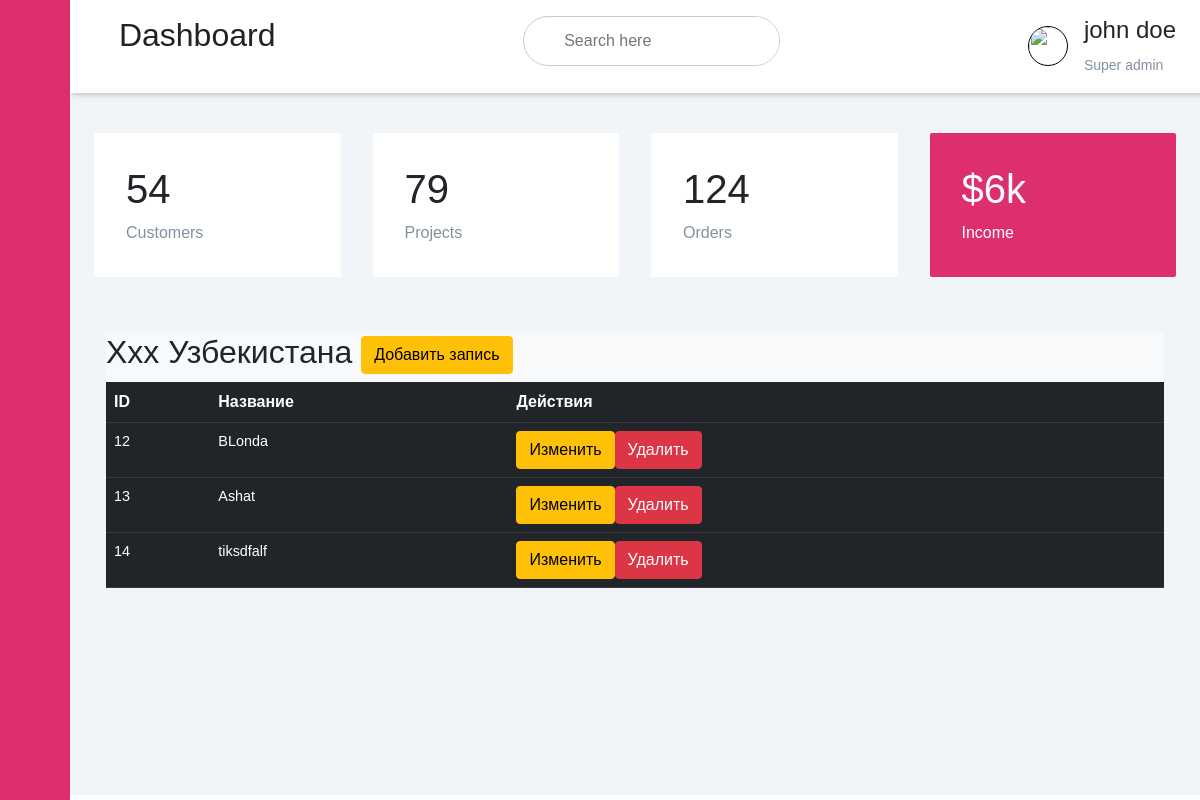
The page /edit/categories/2 on the database as committed earlier.
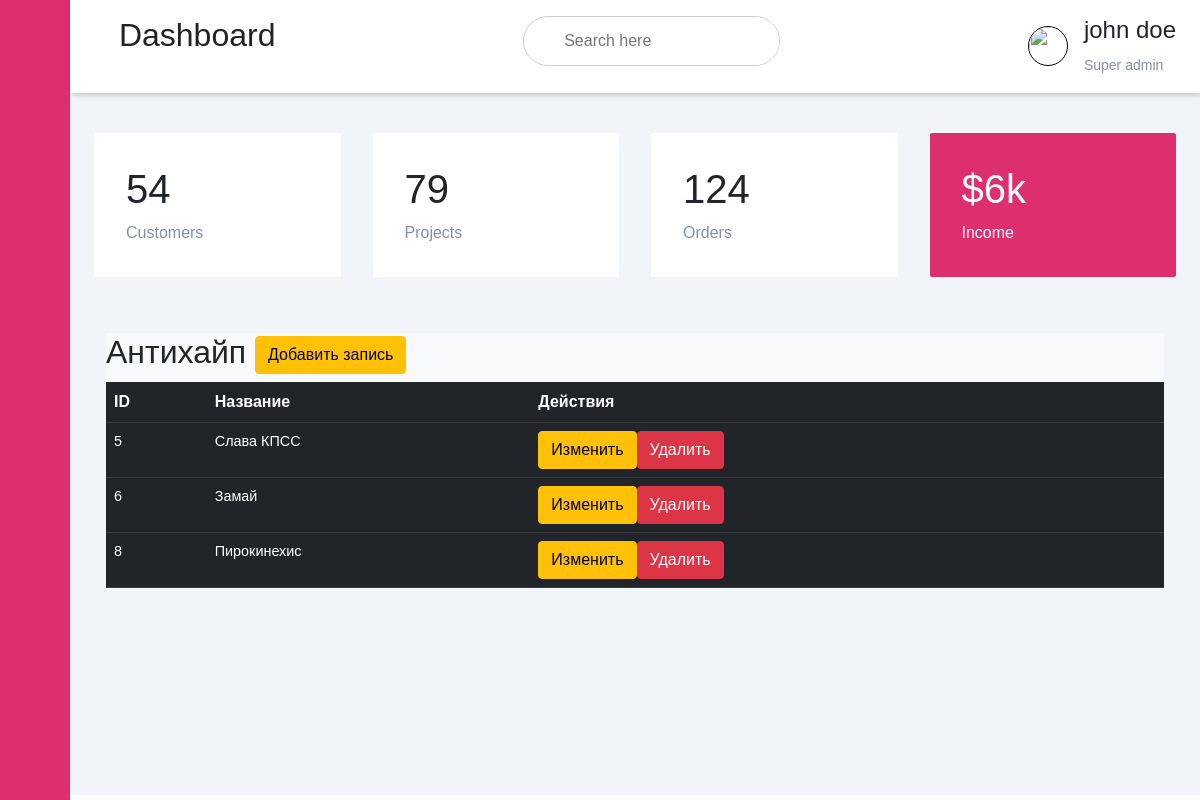
The same page on the database as committed later.
### app/models.py (models this page shows)
class Category(db.Model):  #
    __tablename__ = 'categories'
    id = Column(Integer(), primary_key=True)
    name = Column(String(250), nullable=False, unique=True)

class Record(db.Model):
    __tablename__ = 'records'
    id = Column(Integer(), primary_key=True)
    name = Column(String(250), nullable=False, unique=True)
    photo = Column(BLOB)
    text = Column(TEXT)
    category_id = Column(Integer(), db.ForeignKey('categories.id'))

### app/editor_bp/routes/category_routes.py (the view)
@blueprint.route('/categories/<id>', methods=['GET', 'POST'])
def category(id):
    records = Record.query.filter_by(category_id=id).all()
    category_name = Category.query.filter_by(id=id).first().name
    return render_template('editor_bp/category.html', records=records, category_name=category_name)

### app/editor_bp/templates/editor_bp/category.html (shortened to what this page needs)
{% extends 'base_edit_template.html' %}
{% block head %}
<link rel="stylesheet" href="{{url_for('admin.static', filename = 'css/bootstrap.min.css')}}">
{% endblock %}
{%block sidebar_menu%}
<div class="sidebar">
    <div class="sidebar-brand">
        <h2> <span>Админ панель</span></h2>
    </div>
    <div class="sidebar-menu">
        <ul>
            <li>
                <a href="{{url_for('editor.add_record')}}"><span class="las la-igloo"></span><span>Записи</span></a>
            </li>
            <li>
                <a href="{{url_for('editor.show_categories')}}"><span class="las la-users"></span><span>Категории</span></a>
            </li>
            <li>
                <a href=""><span class="las la-clipboard-list"></span><span>Меню</span></a>
            </li>
            <li>
                <a href=""><span class="las la-shopping-bag"></span><span>Быстрый доступ</span></a>
            </li>
            <li>
                <a href=""><span class="las la-receipt"></span><span>Партнеры</span></a>
            </li>
            <li>
                <a href=""><span class="las la-user-circle"></span><span>Правая панель</span></a>
            </li>
            <li>
                <a href=""><span class="las la-clipboard-list"></span><span>Метрики</span></a>
            </li>
        </ul>
    </div>
</div>
{%endblock%}
{% block header %}
{% include 'header.html' %}
{% endblock %}
{% block content %}
<div class="container">
    <div class="row">
        <div class="col md-12">
            <div class="bg-light p3">
                <h2>{{category_name}}
                    <a href="{{url_for('editor.add_record')}}" class="btn btn-warning btn-xs">Добавить запись</a>
                </h2>
                <table class="table table-hover table-dark">
                    <tr>
                        <th>ID</th>
                        <th>Название</th>
                        <th>Действия</th>
                    </tr>
                    {% for row in records %}
                    <tr>
                        <td>{{ row.id }}</td>
                        <td>{{ row.name }}</td>
                        <td>
                            <a href="{{url_for('editor.record', id=row.id)}}"
                               class="btn btn-warning btn-xs">Изменить</a>
                            <a href="{{url_for('editor.delete_record', id=row.id)}}" class="btn btn-danger btn-xs"
                               onclick="return confirm('Вы хотите удалить? ?')">Удалить</a>
                        </td>
                    </tr>
                    {% endfor%}
                </table>
            </div>
        </div>
    </div>
</div>
{% endblock %}

Rows that differ between the two databases and show on the page:
no longer on this page (row edited): Record: id "12", name "BLonda"
removed Record: id "13", name "Ashat"
removed Record: id "14", name "tiksdfalf"
changed Category: name "Xxx Узбекистана" → "Антихайп"
now on this page (row edited): Record: id "5", name "Слава КПСС"
added Record: id "6", name "Замай"
now on this page (row edited): Record: id "8", name "Пирокинехис"
